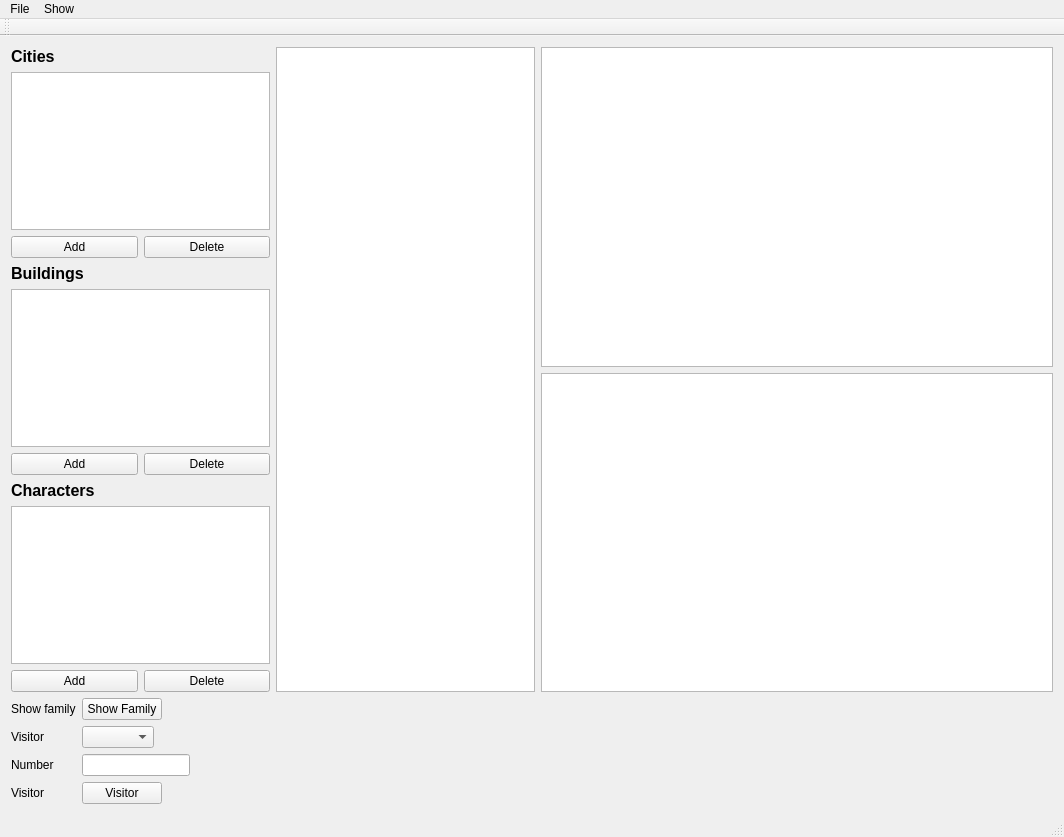
<?xml version="1.0" encoding="UTF-8"?>
<ui version="4.0">
 <class>MainWindow</class>
 <widget class="QMainWindow" name="MainWindow">
  <property name="geometry">
   <rect>
    <x>0</x>
    <y>0</y>
    <width>1064</width>
    <height>837</height>
   </rect>
  </property>
  <property name="windowTitle">
   <string>MainWindow</string>
  </property>
  <widget class="QWidget" name="centralWidget">
   <layout class="QGridLayout" name="gridLayout">
    <item row="0" column="0">
     <layout class="QHBoxLayout" name="horizontalLayout_4">
      <item>
       <layout class="QVBoxLayout" name="verticalLayout_5">
        <item>
         <layout class="QVBoxLayout" name="verticalLayout">
          <item>
           <widget class="QLabel" name="label">
            <property name="font">
             <font>
              <pointsize>12</pointsize>
              <weight>75</weight>
              <bold>true</bold>
             </font>
            </property>
            <property name="text">
             <string>Cities</string>
            </property>
           </widget>
          </item>
          <item>
           <widget class="QListView" name="listViewCities">
            <property name="maximumSize">
             <size>
              <width>300</width>
              <height>16777215</height>
             </size>
            </property>
           </widget>
          </item>
          <item>
           <layout class="QHBoxLayout" name="horizontalLayout">
            <item>
             <widget class="QPushButton" name="pushButtonAddCity">
              <property name="text">
               <string>Add</string>
              </property>
             </widget>
            </item>
            <item>
             <widget class="QPushButton" name="pushButtonDeleteCity">
              <property name="text">
               <string>Delete</string>
              </property>
             </widget>
            </item>
           </layout>
          </item>
         </layout>
        </item>
        <item>
         <layout class="QVBoxLayout" name="verticalLayout_2">
          <item>
           <widget class="QLabel" name="label_2">
            <property name="font">
             <font>
              <pointsize>12</pointsize>
              <weight>75</weight>
              <bold>true</bold>
             </font>
            </property>
            <property name="text">
             <string>Buildings</string>
            </property>
           </widget>
          </item>
          <item>
           <widget class="QListView" name="listViewBuildings">
            <property name="maximumSize">
             <size>
              <width>300</width>
              <height>16777215</height>
             </size>
            </property>
           </widget>
          </item>
          <item>
           <layout class="QHBoxLayout" name="horizontalLayout_2">
            <item>
             <widget class="QPushButton" name="pushButtonAddBuilding">
              <property name="text">
               <string>Add</string>
              </property>
             </widget>
            </item>
            <item>
             <widget class="QPushButton" name="pushButtonDeleteBuilding">
              <property name="text">
               <string>Delete</string>
              </property>
             </widget>
            </item>
           </layout>
          </item>
         </layout>
        </item>
        <item>
         <layout class="QVBoxLayout" name="verticalLayout_3">
          <item>
           <widget class="QLabel" name="label_3">
            <property name="font">
             <font>
              <pointsize>12</pointsize>
              <weight>75</weight>
              <bold>true</bold>
             </font>
            </property>
            <property name="text">
             <string>Characters</string>
            </property>
           </widget>
          </item>
          <item>
           <widget class="QListView" name="listViewCharacters">
            <property name="maximumSize">
             <size>
              <width>300</width>
              <height>16777215</height>
             </size>
            </property>
           </widget>
          </item>
          <item>
           <layout class="QHBoxLayout" name="horizontalLayout_3">
            <item>
             <widget class="QPushButton" name="pushButtonAddCharacter">
              <property name="text">
               <string>Add</string>
              </property>
             </widget>
            </item>
            <item>
             <widget class="QPushButton" name="pushButtonDeleteCharacter">
              <property name="text">
               <string>Delete</string>
              </property>
             </widget>
            </item>
           </layout>
          </item>
         </layout>
        </item>
       </layout>
      </item>
      <item>
       <layout class="QVBoxLayout" name="verticalLayout_6">
        <property name="sizeConstraint">
         <enum>QLayout::SetMinimumSize</enum>
        </property>
        <item>
         <widget class="QListView" name="listViewSelectedValue">
          <property name="maximumSize">
           <size>
            <width>300</width>
            <height>16777215</height>
           </size>
          </property>
         </widget>
        </item>
       </layout>
      </item>
      <item>
       <layout class="QVBoxLayout" name="verticalLayout_4">
        <property name="sizeConstraint">
         <enum>QLayout::SetMaximumSize</enum>
        </property>
        <item>
         <widget class="QTableView" name="tableViewContent">
          <property name="sizePolicy">
           <sizepolicy hsizetype="Expanding" vsizetype="Expanding">
            <horstretch>0</horstretch>
            <verstretch>0</verstretch>
           </sizepolicy>
          </property>
          <property name="minimumSize">
           <size>
            <width>512</width>
            <height>0</height>
           </size>
          </property>
          <property name="sortingEnabled">
           <bool>true</bool>
          </property>
         </widget>
        </item>
        <item>
         <widget class="QTableView" name="tableViewSpecial">
          <property name="minimumSize">
           <size>
            <width>512</width>
            <height>0</height>
           </size>
          </property>
         </widget>
        </item>
       </layout>
      </item>
     </layout>
    </item>
    <item row="1" column="0">
     <layout class="QFormLayout" name="formLayout">
      <property name="sizeConstraint">
       <enum>QLayout::SetMaximumSize</enum>
      </property>
      <property name="fieldGrowthPolicy">
       <enum>QFormLayout::FieldsStayAtSizeHint</enum>
      </property>
      <item row="0" column="0">
       <widget class="QLabel" name="showFamilyLabel">
        <property name="maximumSize">
         <size>
          <width>150</width>
          <height>16777215</height>
         </size>
        </property>
        <property name="text">
         <string>Show family</string>
        </property>
       </widget>
      </item>
      <item row="0" column="1">
       <widget class="QPushButton" name="pushButtonShowFamily">
        <property name="maximumSize">
         <size>
          <width>150</width>
          <height>16777215</height>
         </size>
        </property>
        <property name="text">
         <string>Show Family</string>
        </property>
       </widget>
      </item>
      <item row="1" column="0">
       <widget class="QLabel" name="visitorLabel">
        <property name="maximumSize">
         <size>
          <width>150</width>
          <height>16777215</height>
         </size>
        </property>
        <property name="text">
         <string>Visitor</string>
        </property>
       </widget>
      </item>
      <item row="1" column="1">
       <widget class="QComboBox" name="comboBoxVisitor">
        <property name="maximumSize">
         <size>
          <width>150</width>
          <height>16777215</height>
         </size>
        </property>
       </widget>
      </item>
      <item row="2" column="0">
       <widget class="QLabel" name="numberLabel">
        <property name="text">
         <string>Number</string>
        </property>
       </widget>
      </item>
      <item row="2" column="1">
       <widget class="QLineEdit" name="lineEditVisitor">
        <property name="maximumSize">
         <size>
          <width>150</width>
          <height>16777215</height>
         </size>
        </property>
       </widget>
      </item>
      <item row="3" column="0">
       <widget class="QLabel" name="visitorLabel_2">
        <property name="text">
         <string>Visitor</string>
        </property>
       </widget>
      </item>
      <item row="3" column="1">
       <widget class="QPushButton" name="pushButtonVisitor">
        <property name="maximumSize">
         <size>
          <width>150</width>
          <height>16777215</height>
         </size>
        </property>
        <property name="text">
         <string>Visitor</string>
        </property>
       </widget>
      </item>
     </layout>
    </item>
   </layout>
  </widget>
  <widget class="QMenuBar" name="menuBar">
   <property name="geometry">
    <rect>
     <x>0</x>
     <y>0</y>
     <width>1064</width>
     <height>21</height>
    </rect>
   </property>
   <widget class="QMenu" name="menuFile">
    <property name="title">
     <string>File</string>
    </property>
    <addaction name="actionNewDatabase"/>
    <addaction name="actionLoadDatabase"/>
   </widget>
   <widget class="QMenu" name="menuShow">
    <property name="title">
     <string>Show</string>
    </property>
    <addaction name="actionCity_table"/>
    <addaction name="actionBuilding_table"/>
    <addaction name="actionCharacter_table"/>
   </widget>
   <addaction name="menuFile"/>
   <addaction name="menuShow"/>
  </widget>
  <widget class="QToolBar" name="mainToolBar">
   <attribute name="toolBarArea">
    <enum>TopToolBarArea</enum>
   </attribute>
   <attribute name="toolBarBreak">
    <bool>false</bool>
   </attribute>
  </widget>
  <widget class="QStatusBar" name="statusBar"/>
  <action name="actionNewDatabase">
   <property name="text">
    <string>New Database</string>
   </property>
  </action>
  <action name="actionLoadDatabase">
   <property name="text">
    <string>Load Database</string>
   </property>
  </action>
  <action name="actionCity_table">
   <property name="text">
    <string>City table</string>
   </property>
  </action>
  <action name="actionBuilding_table">
   <property name="text">
    <string>Building table</string>
   </property>
  </action>
  <action name="actionCharacter_table">
   <property name="text">
    <string>Character table</string>
   </property>
  </action>
 </widget>
 <layoutdefault spacing="6" margin="11"/>
 <resources/>
 <connections/>
 <slots>
  <slot>loadDatabase()</slot>
 </slots>
</ui>
